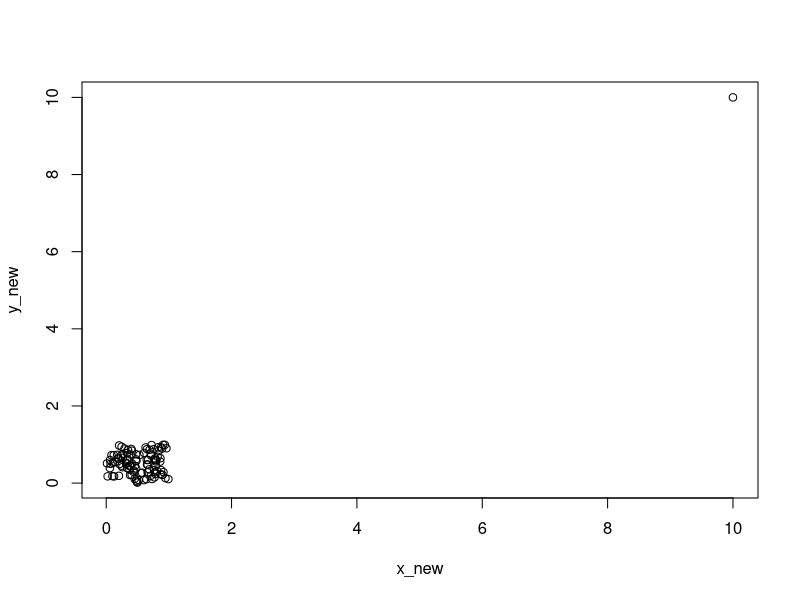
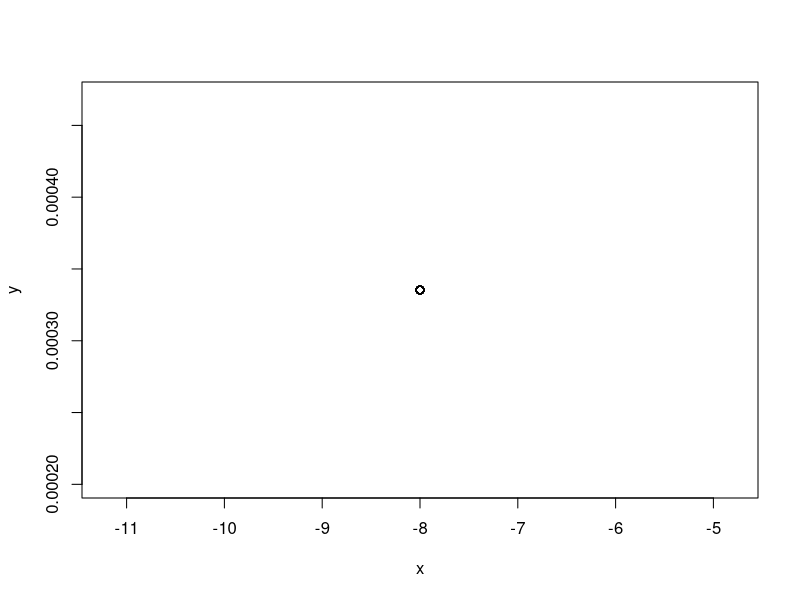

Write R code to recreate these figures, in order.
## ---- chunk 1
knitr::opts_chunk$set(echo = TRUE)
## ---- chunk 2
x1 = runif(6); epsilon = rnorm(6,0,.1); y1 = x1 + epsilon;
fit1 = lm(y1~poly(x1,5)); summary(fit1)
## ---- chunk 3
set.seed(1)
x = runif(100); y = runif(100); 
cor(x,y)

x_new = c(x,10); y_new = c(y,10); plot(x_new, y_new)
cor(x_new,y_new)
## ---- chunk 4
x = runif(2000, min = -8, max = -8)
y = exp(x) / (1+exp(x)); plot(x,y)
